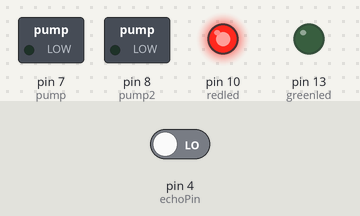
The sketch below on a simulated Arduino Uno, built with avr-gcc and run on an emulated ATmega328P. On the bench: switched loads named in the sketch (green lamp = pin HIGH), output pins drawn as LEDs (lit = HIGH). The inputs (shaded band) are chosen by the test bench; at power-on: pin 4 (echoPin) LOW. Pins used as bus, display or sensor lines are not drawn.

Above: at 0.5 s.
At 8.5 s:
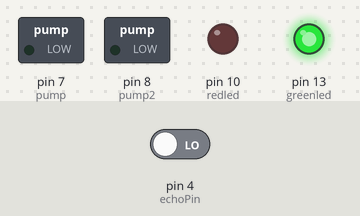
At 15.7 s:
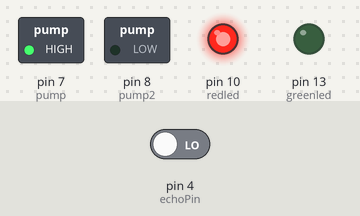
Timing chart, 0 to 17.6 s (numbered marks = the images above):
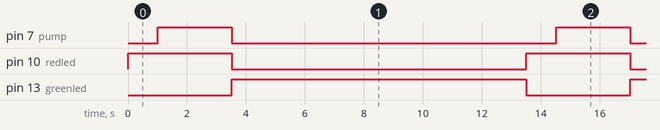

Measured:
- by itself, pin 7 (pump): alternates HIGH for 2.5 s and LOW for 11.0 s
- by itself, pin 10 (redled): alternates HIGH for 3.5 s and LOW for 10.0 s
- by itself, pin 13 (greenled): alternates HIGH for 10.0 s and LOW for 3.5 s

The sketch:

HandSAnitizerWithLights.ino
```cpp
#define echoPin 4
#define trigPin 5
#define pump 7
#define pump2 8
#define greenled 13
#define redled 10
int long duration;
int distance;
void setup() {
  Serial.begin(9600);
  pinMode(echoPin,INPUT);
  pinMode(trigPin,OUTPUT);
  pinMode(pump, OUTPUT);
  pinMode(pump2, OUTPUT);
  pinMode(greenled, OUTPUT);
  pinMode(redled, OUTPUT);
}

void loop() {
  digitalWrite(redled, HIGH);
  digitalWrite(greenled, LOW);

  digitalWrite(trigPin, LOW);
  delay(2);
  digitalWrite(trigPin, HIGH);
  delay(10);
  digitalWrite(trigPin, LOW);
  duration=pulseIn(echoPin, HIGH);
  distance=(duration*0.034/2);

  if(distance<=10)
  {
    digitalWrite(pump, HIGH);
    digitalWrite(pump2, LOW);
    delay(2500);
    digitalWrite(pump, LOW);
    digitalWrite(greenled, HIGH);
    digitalWrite(redled, LOW);
    delay(10000);
  }

}
```
